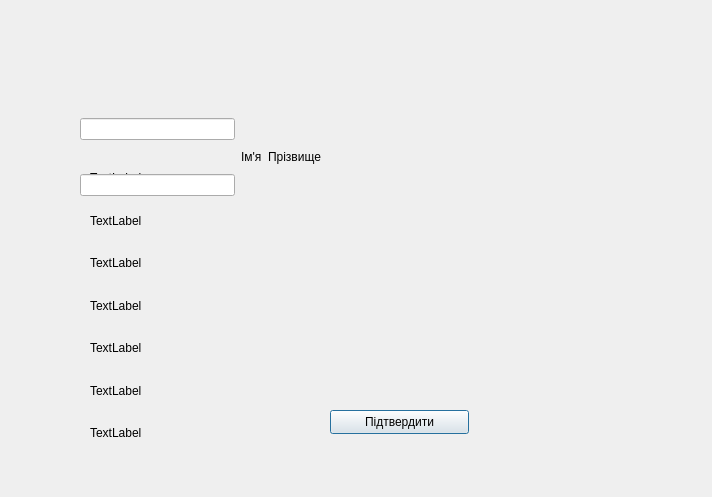
<?xml version="1.0" encoding="UTF-8"?>
<ui version="4.0">
 <class>issueTicket</class>
 <widget class="QDialog" name="issueTicket">
  <property name="geometry">
   <rect>
    <x>0</x>
    <y>0</y>
    <width>712</width>
    <height>497</height>
   </rect>
  </property>
  <property name="windowTitle">
   <string>Dialog</string>
  </property>
  <widget class="QPushButton" name="confirmNewTicketBtn">
   <property name="geometry">
    <rect>
     <x>330</x>
     <y>410</y>
     <width>139</width>
     <height>24</height>
    </rect>
   </property>
   <property name="text">
    <string>Підтвердити</string>
   </property>
  </widget>
  <widget class="QWidget" name="layoutWidget">
   <property name="geometry">
    <rect>
     <x>90</x>
     <y>160</y>
     <width>101</width>
     <height>291</height>
    </rect>
   </property>
   <layout class="QVBoxLayout" name="verticalLayout">
    <item>
     <widget class="QLabel" name="team1label">
      <property name="text">
       <string>TextLabel</string>
      </property>
     </widget>
    </item>
    <item>
     <widget class="QLabel" name="team2label">
      <property name="text">
       <string>TextLabel</string>
      </property>
     </widget>
    </item>
    <item>
     <widget class="QLabel" name="timelabel">
      <property name="text">
       <string>TextLabel</string>
      </property>
     </widget>
    </item>
    <item>
     <widget class="QLabel" name="stadiumlabel">
      <property name="text">
       <string>TextLabel</string>
      </property>
     </widget>
    </item>
    <item>
     <widget class="QLabel" name="sectorlabel">
      <property name="text">
       <string>TextLabel</string>
      </property>
     </widget>
    </item>
    <item>
     <widget class="QLabel" name="rowlabel">
      <property name="text">
       <string>TextLabel</string>
      </property>
     </widget>
    </item>
    <item>
     <widget class="QLabel" name="placelabel">
      <property name="text">
       <string>TextLabel</string>
      </property>
     </widget>
    </item>
   </layout>
  </widget>
  <widget class="QWidget" name="layoutWidget">
   <property name="geometry">
    <rect>
     <x>80</x>
     <y>90</y>
     <width>241</width>
     <height>134</height>
    </rect>
   </property>
   <layout class="QHBoxLayout" name="horizontalLayout">
    <item>
     <layout class="QVBoxLayout" name="verticalLayout_3">
      <item>
       <widget class="QLineEdit" name="nameLE"/>
      </item>
      <item>
       <widget class="QLineEdit" name="surnameLE"/>
      </item>
     </layout>
    </item>
    <item>
     <widget class="QLabel" name="label">
      <property name="text">
       <string>Ім'я</string>
      </property>
     </widget>
    </item>
    <item>
     <widget class="QLabel" name="label_2">
      <property name="text">
       <string>Прізвище</string>
      </property>
     </widget>
    </item>
    <item>
     <layout class="QVBoxLayout" name="verticalLayout_2"/>
    </item>
   </layout>
  </widget>
 </widget>
 <resources/>
 <connections/>
</ui>
